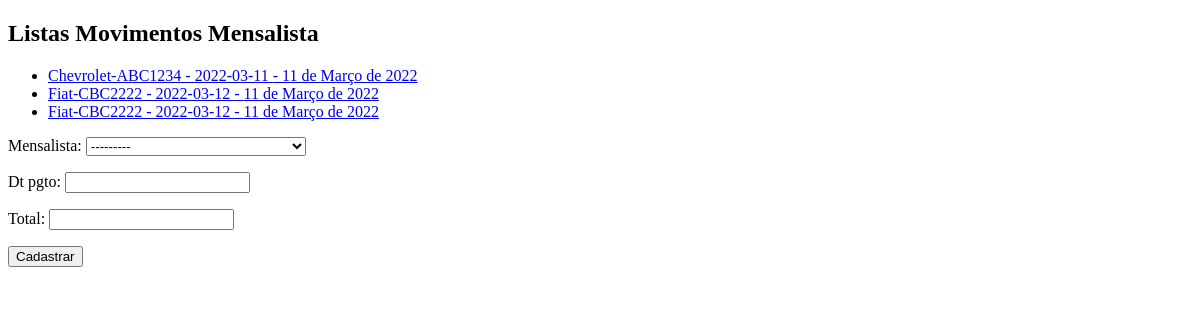
Page /core/mov_mensal/ on the earlier database version.
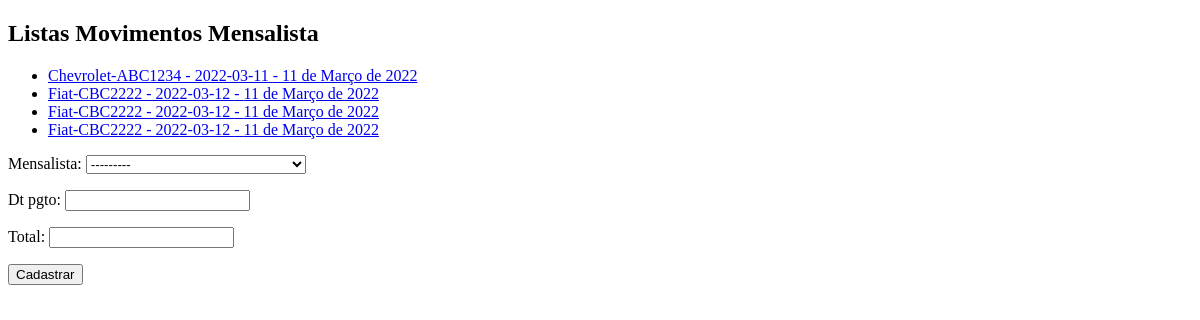
Same page on the later database version.
### core/models.py (models this page shows, shortened)
class MovMensalista(models.Model):
    mensalista = models.ForeignKey(Mensalista, on_delete=models.PROTECT)
    dt_pgto = models.DateField()
    total = models.DecimalField(max_digits=6, decimal_places=2)

class Mensalista(models.Model):
    veiculo = models.ForeignKey(Veiculo, on_delete=models.PROTECT)
    inicio = models.DateField()
    valor_mes = models.DecimalField(max_digits=6, decimal_places=2)
    def __str__(self):
        return str(self.veiculo) + ' - ' + str(self.inicio)

class Veiculo(models.Model):
    marca = models.ForeignKey(Marca, on_delete=models.PROTECT)
    placa = models.CharField(max_length=7)
    proprietario = models.ForeignKey(Pessoa, on_delete=models.PROTECT)
    cor = models.CharField(max_length=10)
    observacoes = models.TextField()
    def __str__(self):
        return self.marca.nome + '-' + self.placa

class Marca(models.Model):
    nome = models.CharField(max_length=10)

### core/views.py (the view)
# urls.py: path('mov_mensal/', list_mov_mensalista, name='core_list_mov_mensalista'),
def list_mov_mensalista(request):
    mov_mensalistas = MovMensalista.objects.all()
    form = MovMensalsitaForm()
    data = {'mov_mensalistas': mov_mensalistas, 'form': form}
    return render(request, 'core/list_movmensalistas.html', data)

### core/form.py
class MovMensalsitaForm(ModelForm):
    class Meta:
        model = MovMensalista
        fields = '__all__'

### core/templates/core/list_movmensalistas.html (shortened to what this page needs)
<!DOCTYPE html>
<html lang="en">
<head>
</head>
<body>
    <h2>Listas Movimentos Mensalista</h2>
    <ul>
        {% for mov in mov_mensalistas%}
        <li>
            <a href="{% url 'core_movrotativos_update' mov.id %}">
                {{ mov.mensalista }} - {{ mov.dt_pgto}}
            </a>
        </li>
        {% endfor %}
    </ul>
        <form action="{% url 'core_movmensalista_novo' %}" method='POST'>
            {{form.as_p}}
            <button type='submit'>Cadastrar</button>
        </form>
</body>
</html>

Differences in the rows shown:
added MovMensalista: mensalista "Fiat-CBC2222 - 2022-03-12", dt_pgto "11 de Março de 2022"
